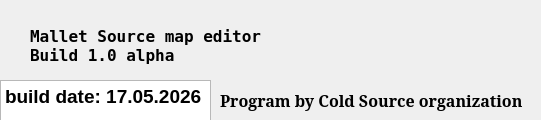
<?xml version="1.0" encoding="UTF-8"?>
<ui version="4.0">
 <class>Malletinfo</class>
 <widget class="QDialog" name="Malletinfo">
  <property name="geometry">
   <rect>
    <x>0</x>
    <y>0</y>
    <width>541</width>
    <height>120</height>
   </rect>
  </property>
  <property name="windowTitle">
   <string>Mallet info</string>
  </property>
  <widget class="QTextEdit" name="textEdit_2">
   <property name="geometry">
    <rect>
     <x>0</x>
     <y>80</y>
     <width>211</width>
     <height>41</height>
    </rect>
   </property>
   <property name="html">
    <string>&lt;!DOCTYPE HTML PUBLIC &quot;-//W3C//DTD HTML 4.0//EN&quot; &quot;http://www.w3.org/TR/REC-html40/strict.dtd&quot;&gt;
&lt;html&gt;&lt;head&gt;&lt;meta name=&quot;qrichtext&quot; content=&quot;1&quot; /&gt;&lt;meta charset=&quot;utf-8&quot; /&gt;&lt;style type=&quot;text/css&quot;&gt;
p, li { white-space: pre-wrap; }
hr { height: 1px; border-width: 0; }
li.unchecked::marker { content: &quot;\2610&quot;; }
li.checked::marker { content: &quot;\2612&quot;; }
&lt;/style&gt;&lt;/head&gt;&lt;body style=&quot; font-family:'Segoe UI'; font-size:9pt; font-weight:400; font-style:normal;&quot;&gt;
&lt;p style=&quot; margin-top:0px; margin-bottom:0px; margin-left:0px; margin-right:0px; -qt-block-indent:0; text-indent:0px;&quot;&gt;&lt;span style=&quot; font-size:14pt; font-weight:700;&quot;&gt;build date: 17.05.2026&lt;/span&gt;&lt;/p&gt;&lt;/body&gt;&lt;/html&gt;</string>
   </property>
  </widget>
  <widget class="QLabel" name="label">
   <property name="geometry">
    <rect>
     <x>30</x>
     <y>-20</y>
     <width>351</width>
     <height>131</height>
    </rect>
   </property>
   <property name="font">
    <font>
     <family>Terminal</family>
     <pointsize>12</pointsize>
     <italic>false</italic>
     <bold>true</bold>
    </font>
   </property>
   <property name="text">
    <string>Mallet Source map editor
Build 1.0 alpha</string>
   </property>
  </widget>
  <widget class="QLabel" name="label_2">
   <property name="geometry">
    <rect>
     <x>220</x>
     <y>80</y>
     <width>351</width>
     <height>41</height>
    </rect>
   </property>
   <property name="font">
    <font>
     <family>SimSun</family>
     <pointsize>12</pointsize>
     <bold>true</bold>
    </font>
   </property>
   <property name="text">
    <string>Program by Cold Source organization</string>
   </property>
  </widget>
 </widget>
 <resources/>
 <connections/>
</ui>
